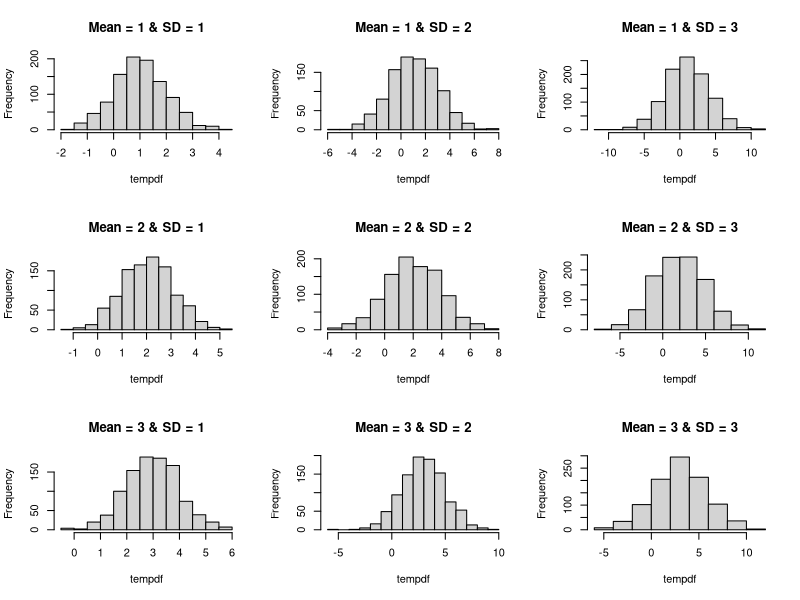
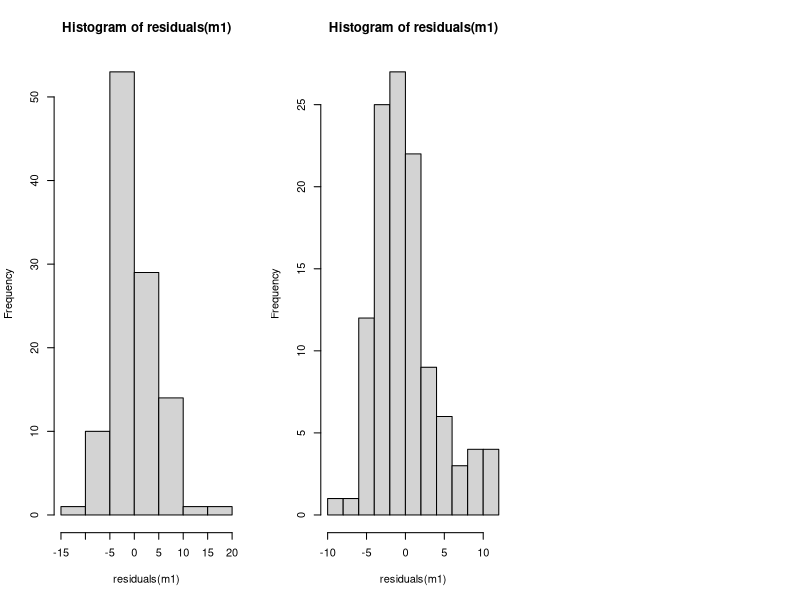

Here is the R script that generated these plots, in order:
## ---- chunk 1
library(palmerpenguins)
penguins <- penguins[!is.na(penguins$body_mass_g),]
penguins <- data.frame(penguins) ## drop NAs and convert to  data.frame
str(penguins)


### separate linear models for each species
adelie <- subset(penguins, species=="Adelie")
corAde <- cor(adelie$bill_length_mm, adelie$bill_depth_mm, use="complete.obs")
chinstrap <- subset(penguins, species=="Chinstrap")
corchin <- cor(chinstrap$bill_length_mm, chinstrap$bill_depth_mm, use="complete.obs")
gentoo <- subset(penguins, species=="Gentoo")
corGen <- cor(gentoo$bill_length_mm, gentoo$bill_depth_mm, use="complete.obs")
penguinDF <- data.frame(species=c("Adelie","Chinstrap","Gentoo"), 
                        corValue =c(corAde,corchin,corGen) )

## ---- chunk 2
for(i in 1:5){
  print(i)
}

## ---- chunk 3

## list species
speciesNames <- c("Adelie","Chinstrap","Gentoo")

## Empty vector to fill
outCor <- c()

for(i in 1:3){
tempPenguin <- subset(penguins, species==speciesNames[i]) ## subset species by that iteration
corVal <- cor(tempPenguin$bill_length_mm, tempPenguin$bill_depth_mm, use="complete.obs") ##conduct correlation
outCor <- c(outCor,corVal) ## join empty vector with new cor value
}
outCor

## ---- chunk 4

## Empty vector to fill
outCor <- c()

for(i in c("Adelie","Chinstrap","Gentoo")){
tempPenguin <- subset(penguins, species== i ) ## subset species by that iteration
corVal <- cor(tempPenguin$bill_length_mm, tempPenguin$bill_depth_mm, use="complete.obs") ##conduct correlation
outCor <- c(outCor,corVal) ## join empty vector with new cor value
}
outCor

## ---- chunk 5
## Empty data.frame to fill
coefout <- data.frame()

for(i in c("Adelie","Chinstrap","Gentoo")){
model <- lm(flipper_length_mm ~ body_mass_g, data= penguins, species == i )
dfTemp <- data.frame(species= i, 
                      coefficient = coef(model)[2],
                      intercept = coef(model)[2])
coefout <- rbind(coefout,dfTemp)
}
coefout
## ---- chunk 6
## Empty data.frame to fill
coefout <- data.frame()

for(i in c("Adelie","Chinstrap","Gentoo")){
  for(j in 2007:2009){
    
model <- lm(flipper_length_mm ~ body_mass_g, data= penguins, species == i & year == j )
dfTemp <- data.frame(species= i, 
                     year = j,
                      coefficient = coef(model)[2],
                      intercept = coef(model)[2])
coefout <- rbind(coefout,dfTemp)
  }
}
coefout
## ---- chunk 7

par(mfrow=c(3,3))
for(i in 1:3){
  for(j in 1:3){
  tempdf <- rnorm(1000, mean= i, sd = j )
  hist(tempdf, main=paste0("Mean = ",i," & SD = ",j))
  }
}


## ---- chunk 8
## Loop without conditional next
valOut <- c() ## empty vector
for (i in 0:5){
  tempVal <- log(i) 
  valOut <- c(valOut,tempVal)
}
valOut ## output


## Adding in next statement
valOut <- c()
for (i in 0:5){
  tempVal <- log(i) 
  if(is.infinite(tempVal)) { ## test expression of the loop
  next ## skip remainder of loop if test is true
  }
  valOut <- c(valOut,tempVal)
}
valOut
## ---- chunk 9

par(mfrow=c(1,3))
for(i in 2006:2008){
  tryCatch({ ## wrap the entire loop in a Try catch
  m1 <- lm(bill_length_mm ~ body_mass_g, data=penguins, year==i)
  hist(residuals(m1))
  }, error = function(e) print(i)) ## specify what occurs with an error messagge
}

## ---- chunk 10

## ---- chunk 11

## ---- chunk 12
